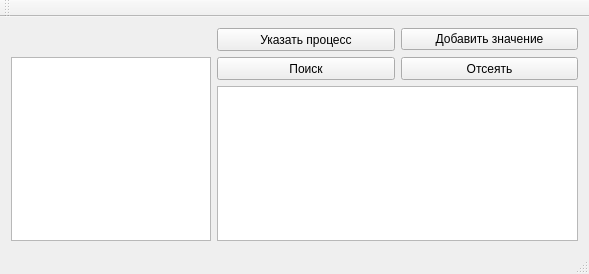
<?xml version="1.0" encoding="UTF-8"?>
<ui version="4.0">
 <class>MainWindow</class>
 <widget class="QMainWindow" name="MainWindow">
  <property name="geometry">
   <rect>
    <x>0</x>
    <y>0</y>
    <width>589</width>
    <height>274</height>
   </rect>
  </property>
  <property name="minimumSize">
   <size>
    <width>589</width>
    <height>250</height>
   </size>
  </property>
  <property name="windowTitle">
   <string>ScanMemGui</string>
  </property>
  <widget class="QWidget" name="centralWidget">
   <layout class="QGridLayout" name="gridLayout_2">
    <item row="0" column="0">
     <layout class="QGridLayout" name="gridLayout">
      <item row="2" column="0">
       <widget class="QTableWidget" name="tableAddr">
        <property name="minimumSize">
         <size>
          <width>171</width>
          <height>0</height>
         </size>
        </property>
        <property name="maximumSize">
         <size>
          <width>200</width>
          <height>16777215</height>
         </size>
        </property>
        <property name="font">
         <font>
          <family>Monospace</family>
         </font>
        </property>
        <property name="contextMenuPolicy">
         <enum>Qt::CustomContextMenu</enum>
        </property>
        <attribute name="verticalHeaderVisible">
         <bool>false</bool>
        </attribute>
        <attribute name="verticalHeaderHighlightSections">
         <bool>false</bool>
        </attribute>
       </widget>
      </item>
      <item row="0" column="1">
       <layout class="QHBoxLayout" name="horizontalLayout">
        <item>
         <widget class="QPushButton" name="pushButtonPID">
          <property name="minimumSize">
           <size>
            <width>111</width>
            <height>23</height>
           </size>
          </property>
          <property name="maximumSize">
           <size>
            <width>16777215</width>
            <height>16777215</height>
           </size>
          </property>
          <property name="text">
           <string>Указать процесс</string>
          </property>
         </widget>
        </item>
        <item>
         <widget class="QPushButton" name="pushButtonAdd">
          <property name="text">
           <string>Добавить значение</string>
          </property>
         </widget>
        </item>
       </layout>
      </item>
      <item row="2" column="1">
       <layout class="QVBoxLayout" name="verticalLayout">
        <item>
         <layout class="QHBoxLayout" name="horizontalLayout_5">
          <item>
           <widget class="QPushButton" name="pushButtonSearch">
            <property name="minimumSize">
             <size>
              <width>80</width>
              <height>23</height>
             </size>
            </property>
            <property name="maximumSize">
             <size>
              <width>16777215</width>
              <height>16777215</height>
             </size>
            </property>
            <property name="text">
             <string>Поиск</string>
            </property>
           </widget>
          </item>
          <item>
           <widget class="QPushButton" name="pushButtonWeed">
            <property name="minimumSize">
             <size>
              <width>80</width>
              <height>23</height>
             </size>
            </property>
            <property name="maximumSize">
             <size>
              <width>16777215</width>
              <height>16777215</height>
             </size>
            </property>
            <property name="text">
             <string>Отсеять</string>
            </property>
           </widget>
          </item>
         </layout>
        </item>
        <item>
         <widget class="myTableWidget" name="tableValue">
          <property name="minimumSize">
           <size>
            <width>301</width>
            <height>0</height>
           </size>
          </property>
          <property name="font">
           <font>
            <family>Monospace</family>
           </font>
          </property>
          <property name="contextMenuPolicy">
           <enum>Qt::CustomContextMenu</enum>
          </property>
         </widget>
        </item>
       </layout>
      </item>
      <item row="0" column="0">
       <layout class="QHBoxLayout" name="horizontalLayout_2">
        <item>
         <widget class="QLabel" name="label">
          <property name="minimumSize">
           <size>
            <width>100</width>
            <height>0</height>
           </size>
          </property>
          <property name="maximumSize">
           <size>
            <width>16777215</width>
            <height>16777215</height>
           </size>
          </property>
          <property name="text">
           <string/>
          </property>
         </widget>
        </item>
       </layout>
      </item>
     </layout>
    </item>
   </layout>
  </widget>
  <widget class="QMenuBar" name="menuBar">
   <property name="geometry">
    <rect>
     <x>0</x>
     <y>0</y>
     <width>589</width>
     <height>20</height>
    </rect>
   </property>
  </widget>
  <widget class="QToolBar" name="mainToolBar">
   <attribute name="toolBarArea">
    <enum>TopToolBarArea</enum>
   </attribute>
   <attribute name="toolBarBreak">
    <bool>false</bool>
   </attribute>
  </widget>
  <widget class="QStatusBar" name="statusBar"/>
 </widget>
 <layoutdefault spacing="6" margin="11"/>
 <customwidgets>
  <customwidget>
   <class>myTableWidget</class>
   <extends>QTableWidget</extends>
   <header location="global">mytablewidget.h</header>
  </customwidget>
 </customwidgets>
 <resources/>
 <connections/>
</ui>
